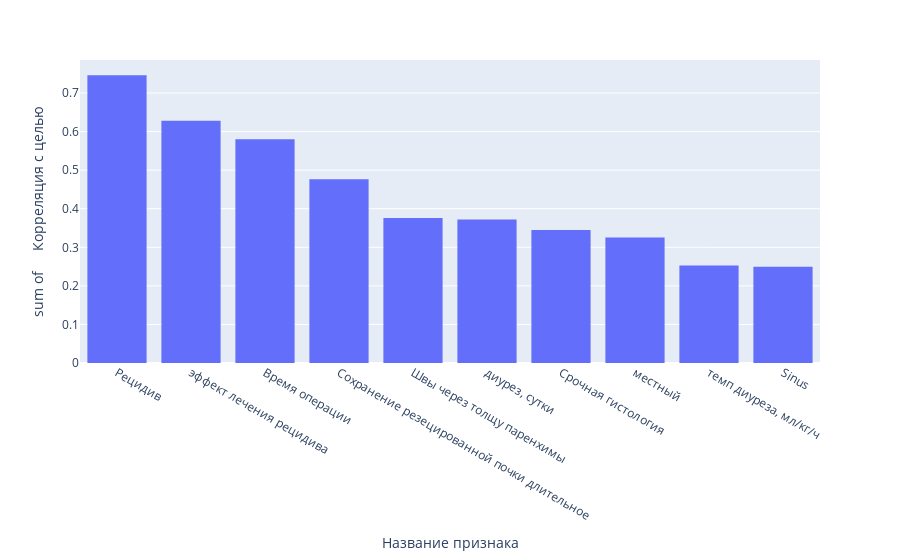

Notebook code cell kept with this figure:
### Markdown cell above
## Наиболее коррелирующие с таргетом признаки

### Code cell
corr_with_targ = df.corrwith(df_target).sort_values(ascending=False).head(10)
px.histogram(y=corr_with_targ.values, x=corr_with_targ.index,
             labels={'x':'Название признака ', 'y':'    Корреляция с целью'})

### Figure 1 — Plotly figure (JSON) as saved in the notebook; plotly's stock layout.template omitted (floating-point values rounded to 4 significant figures)
{"data": [{"alignmentgroup": "True", "bingroup": "x", "histfunc": "sum", "hovertemplate": "Название признака =%{x}<br>sum of     Корреляция с целью=%{y}<extra></extra>", "legendgroup": "", "marker": {"color": "#636efa", "pattern": {"shape": ""}}, "name": "", "offsetgroup": "", "orientation": "v", "showlegend": false, "type": "histogram", "x": ["Рецидив", "эффект лечения рецидива", "Время операции", "Сохранение резецированной почки длительное", "Швы через толщу паренхимы", "диурез, сутки", "Срочная гистология", "местный", "темп диуреза, мл/кг/ч", "Sinus"], "xaxis": "x", "y": [0.7464, 0.6284, 0.58, 0.4764, 0.376, 0.3723, 0.3446, 0.3252, 0.2528, 0.2499], "yaxis": "y"}], "layout": {"barmode": "relative", "legend": {"tracegroupgap": 0}, "margin": {"t": 60}, "xaxis": {"anchor": "y", "domain": [0, 1], "title": {"text": "Название признака "}}, "yaxis": {"anchor": "x", "domain": [0, 1], "title": {"text": "sum of     Корреляция с целью"}}}}
